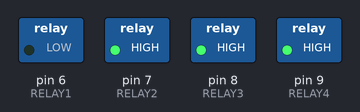
A sketch run on a simulated Arduino Uno, built with avr-gcc and run on an emulated ATmega328P. Parts: switched loads named in the sketch (green lamp = pin HIGH).

Above: at 1.0 s.
At 5.0 s:
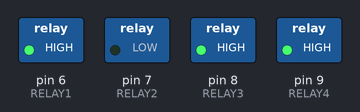
At 9.0 s:
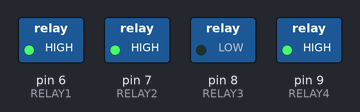
At 13.0 s:
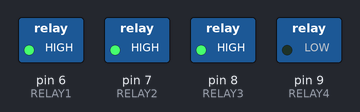
At 19.0 s:
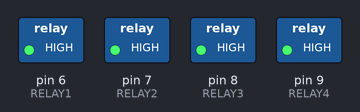
Timing chart, 0 to 20.8 s (numbered marks = the images above):
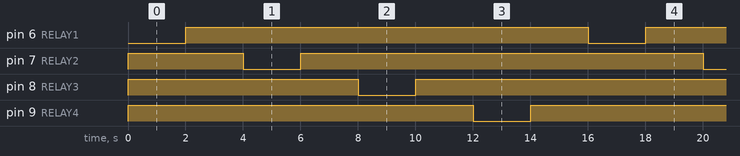

Measured:
- by itself, pin 6 (RELAY1), pin 7 (RELAY2), pin 8 (RELAY3), pin 9 (RELAY4): alternates HIGH for 14.0 s and LOW for 2.0 s
- by itself, everything shown: repeats every 16.0 s, in 8 steps

The sketch:

test.ino
```cpp
// Basic 4 Realy board connection
// Each relay is turned on for 2 seconds and then off.
// You can here them click as there state changes from off to on and on to
// off.
// You will also see the corresponding Red LED on the 4 Relay board
// light up when the relay is on.

 //  define names for the 4 Digital pins On the Arduino 7,8,9,10
 //  These data pins link to 4 Relay board pins IN1, IN2, IN3, IN4

#define RELAY1  6
#define RELAY2  7
#define RELAY3  8
#define RELAY4  9

void setup()
{
// Initialise the Arduino data pins for OUTPUT
  pinMode(RELAY1, OUTPUT);
  digitalWrite(RELAY1,HIGH);
  pinMode(RELAY2, OUTPUT);
  digitalWrite(RELAY2,HIGH);
  pinMode(RELAY3, OUTPUT);
  digitalWrite(RELAY3,HIGH);
  pinMode(RELAY4, OUTPUT);
  digitalWrite(RELAY4,HIGH);
}

 void loop()
{
   digitalWrite(RELAY1,LOW);           // Turns ON Relays 1
   delay(2000);                                      // Wait 2 seconds
   digitalWrite(RELAY1,HIGH);          // Turns Relay Off
   delay(2000);
   digitalWrite(RELAY2,LOW);           // Turns ON Relays 2
   delay(2000);                                      // Wait 2 seconds
   digitalWrite(RELAY2,HIGH);          // Turns Relay Off
   delay(2000);
   digitalWrite(RELAY3,LOW);           // Turns ON Relays 3
   delay(2000);                                      // Wait 2 seconds
   digitalWrite(RELAY3,HIGH);          // Turns Relay Off
   delay(2000);
   digitalWrite(RELAY4,LOW);           // Turns ON Relays 4
   delay(2000);                                      // Wait 2 seconds
   digitalWrite(RELAY4,HIGH);          // Turns Relay Off
   delay(2000);
 }
```
